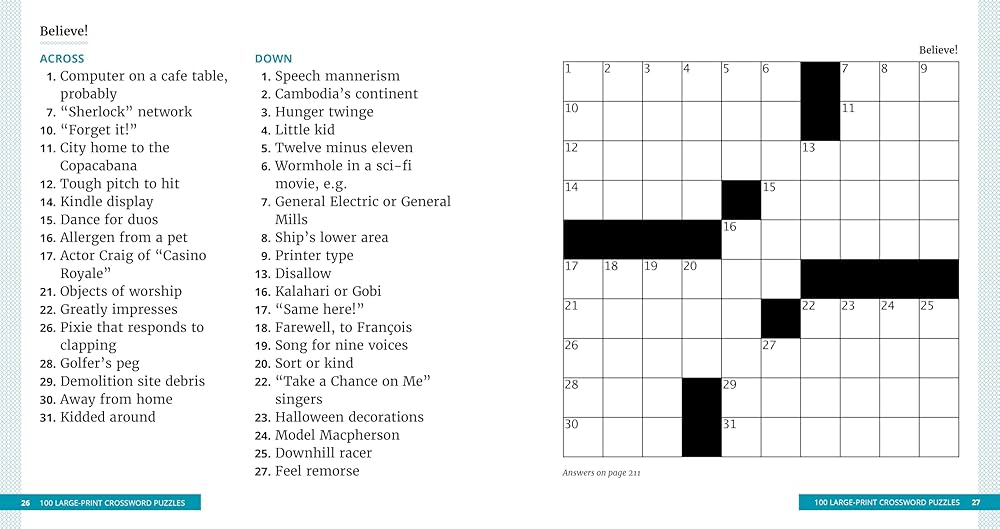
#> input picture img1.jpg, 1000 x 529 px
$ python -i digit_model_v5.py   (imports and definitions only)
#> lines starting #> are read from the running program, lines starting #| are printed output that depends on the picture; after the words box and inside, x2 and y2 are one past the last pixel; in counts of white or black regions, pixels touching at a corner belong together
#> further down, picture is the input picture: shape (529, 1000, 3); mean B, G, R 234.9, 234.6, 232.7
import cv2
import pytesseract
import numpy as np
from PIL import Image

pytesseract.pytesseract.tesseract_cmd = r'C:\Program Files\Tesseract-OCR\tesseract.exe'

def detect_number_v5(img_array, border_crop=0):
#> called with border_crop = 0
    try:

        if img_array is None:
            print("Error: Input image array is None")
            return None

        if border_crop > 0:
            h, w = img_array.shape[:2]
            img_array = img_array[border_crop:h-border_crop, border_crop:w-border_crop]

        if len(img_array.shape) == 3:
            gray = cv2.cvtColor(img_array, cv2.COLOR_BGR2GRAY)
        else:
            gray = img_array.copy()

        scale_factor = 3
        gray = cv2.resize(gray, None, fx=scale_factor, fy=scale_factor, interpolation=cv2.INTER_CUBIC)
#> gray: shape (1587, 3000)

        clahe = cv2.createCLAHE(clipLimit=2.0, tileGridSize=(8, 8))
        gray = clahe.apply(gray)
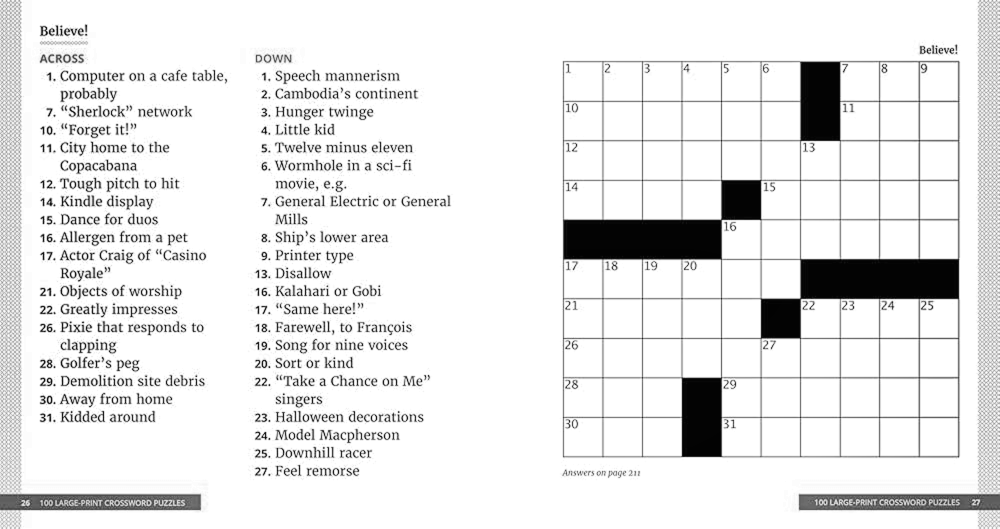
#> gray: shape (1587, 3000) (shown at 1/3 size); min 1, max 255, mean 231.1

        avg = np.mean(gray)
#> avg = 231.1
        th = cv2.threshold(gray, 0, 255, cv2.THRESH_BINARY + cv2.THRESH_OTSU)[1]
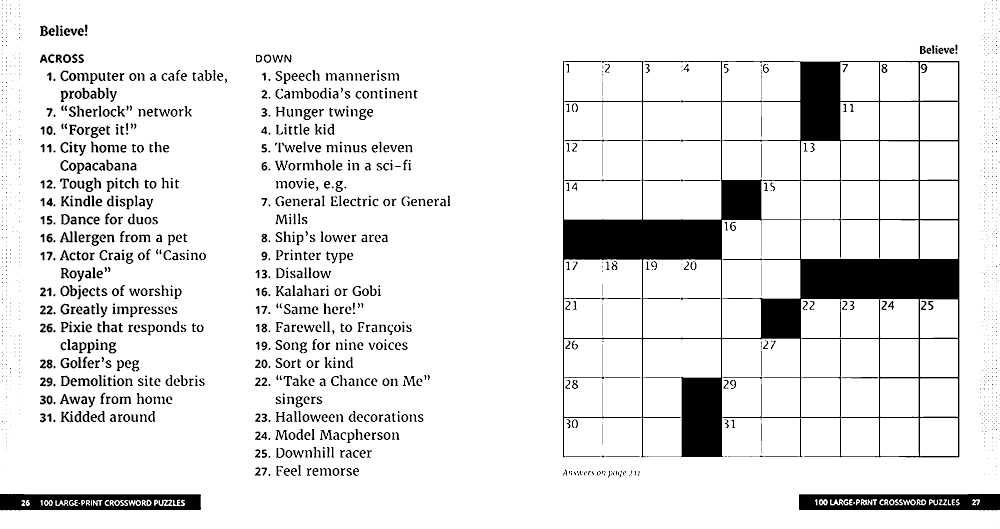
#> th: shape (1587, 3000) (shown at 1/3 size); 90.2% white; 2019 black regions (992 under 20 px), largest, box (x1, y1, x2, y2) and area: (1689, 183, 2879, 1373) 252316, (2397, 1482, 3000, 1531) 23717, (0, 1482, 603, 1531) 23623
        white_frac = np.mean(th == 255)
#> white_frac = 0.902
        if white_frac > 0.6:
            th = cv2.bitwise_not(th)
#> in detect_number_v5, `seed = cv2.erode(th, k3, iterations=1)`: seed: shape (1587, 3000); 6.8% white; 1897 white regions (823 under 20 px), largest, box (x1, y1, x2, y2) and area: (2170, 184, 2877, 1371) 107966, (1690, 185, 2285, 1370) 99577, (2398, 1483, 3000, 1530) 20113

        def morph_reconstruction(marker, mask, kernel):
            prev = np.zeros_like(marker)
            curr = marker.copy()
            while True:
                curr = cv2.dilate(curr, kernel)
                curr = cv2.min(curr, mask)
                if np.array_equal(curr, prev):
                    break
                prev = curr.copy()
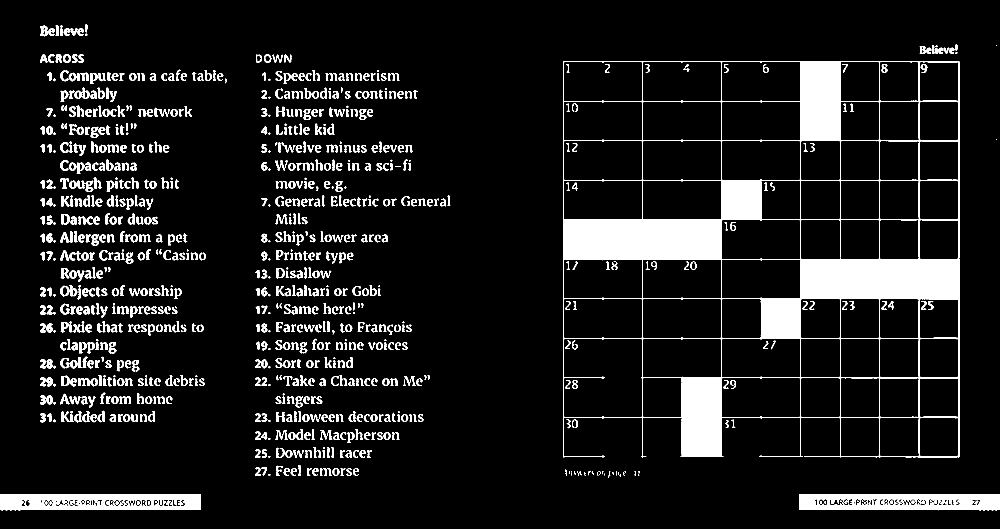
#> curr: shape (1587, 3000) (shown at 1/3 size); 9.7% white; 1029 white regions (25 under 20 px), largest, box (x1, y1, x2, y2) and area: (1689, 183, 2879, 1373) 252316, (2397, 1482, 3000, 1531) 23717, (0, 1482, 603, 1531) 23623
            return curr

        k3 = cv2.getStructuringElement(cv2.MORPH_RECT, (3, 3))

        seed = cv2.erode(th, k3, iterations=1)
        opened = morph_reconstruction(seed, th, k3)

        seed2 = cv2.dilate(opened, k3, iterations=1)
#> seed2: shape (1587, 3000); 12.8% white; 840 white regions, largest, box (x1, y1, x2, y2) and area: (1688, 182, 2880, 1374) 292446, (2396, 1481, 3000, 1532) 28031, (0, 1481, 604, 1532) 27878
        closed = morph_reconstruction(seed2, opened, k3)
#> the loop in morph_reconstruction (call 2), `while True:` made 2 passes
#> pass 1, in morph_reconstruction (call 2), `curr = cv2.dilate(curr, kernel)`:
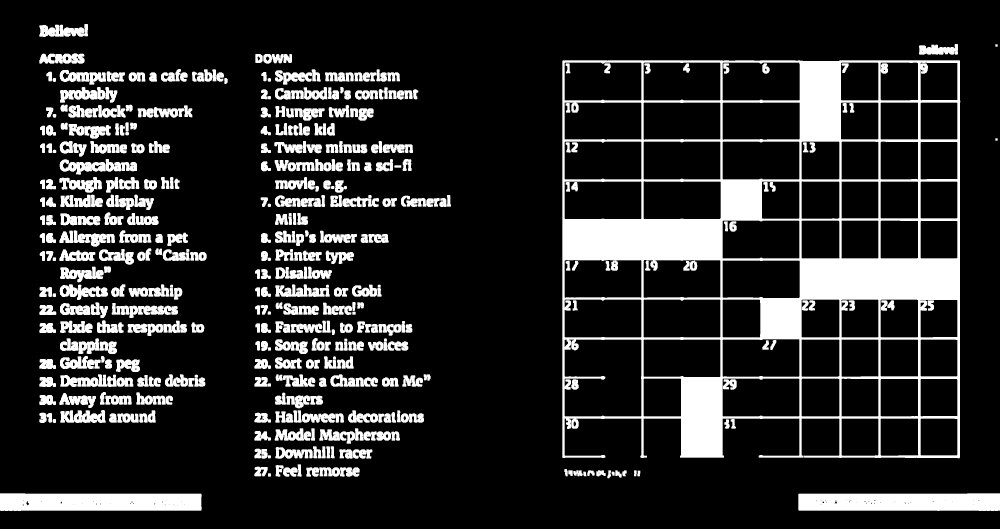
#> curr: shape (1587, 3000) (shown at 1/3 size); 15.9% white; 410 white regions, largest, box (x1, y1, x2, y2) and area: (1687, 181, 2881, 1375) 336144, (2395, 1480, 3000, 1533) 30876, (0, 1480, 605, 1533) 30807
        proc = closed

        num_labels, labels, stats, centroids = cv2.connectedComponentsWithStats(proc, connectivity=8)
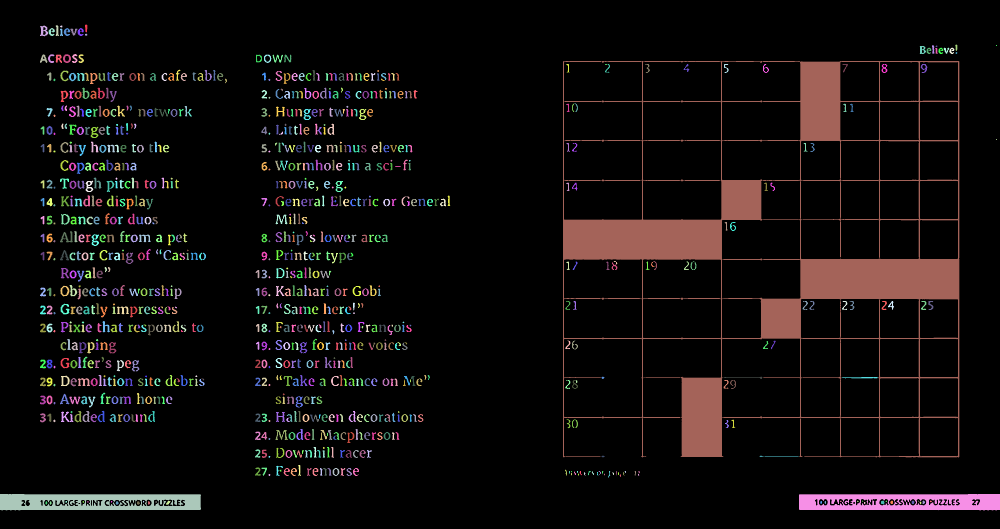
#> labels: shape (1587, 3000) int32 (shown at 1/3 size); 1030 distinct labels, from 0 to 1029; one colour per label, 0 black
#> num_labels = 1030; stats = 1030 rows, first 6: [0, 0, 3000, 1587, 4297834], [255, 74, 7, 23, 131], [120, 77, 24, 32, 448], [167, 76, 10, 32, 205], [180, 76, 7, 7, 32], [146, 84, 19, 24, 257]; centroids = 1030 pairs, first value 128.7 to 2989, second value 79.03 to 1508.5
        h, w = proc.shape
#> h = 1587; w = 3000
        area_thresh = max(20, (h * w) // 2000)
#> area_thresh = 2380
        final_mask = np.zeros_like(proc)
        for i in range(1, num_labels):
            area = stats[i, cv2.CC_STAT_AREA]
            x = stats[i, cv2.CC_STAT_LEFT]
            y = stats[i, cv2.CC_STAT_TOP]
            ww = stats[i, cv2.CC_STAT_WIDTH]
            hh = stats[i, cv2.CC_STAT_HEIGHT]
            if area < area_thresh:
                continue
            ar = ww / float(max(1, hh))
            if ar < 0.15 and hh < 10:
                continue
            final_mask[labels == i] = 255
#> this loop made 1029 passes
#> (area, x, y, ww, hh) on passes 1 to 3: (131, 255, 74, 7, 23), (448, 120, 77, 24, 32), (205, 167, 76, 10, 32)
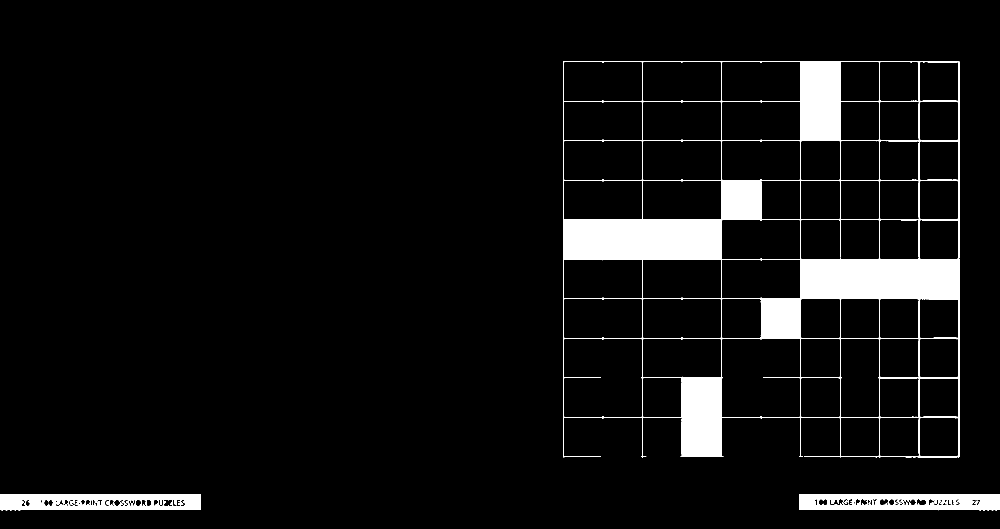
#> final_mask: shape (1587, 3000) (shown at 1/3 size); 6.3% white; 3 white regions, box (x1, y1, x2, y2) and area: (1689, 183, 2879, 1373) 252316, (2397, 1482, 3000, 1531) 23717, (0, 1482, 603, 1531) 23623

        kernel_close = cv2.getStructuringElement(cv2.MORPH_RECT, (2, 2))
        final_mask = cv2.morphologyEx(final_mask, cv2.MORPH_CLOSE, kernel_close, iterations=1)
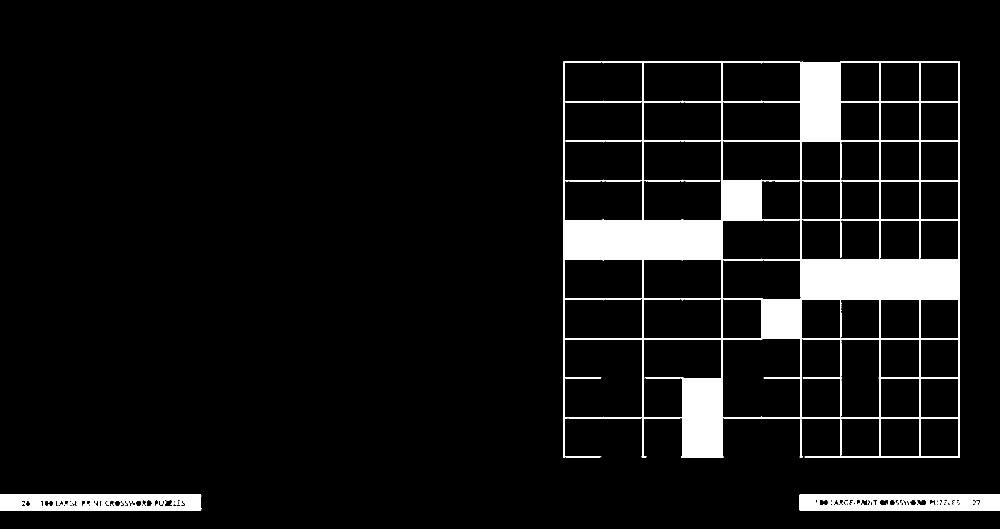
#> final_mask: shape (1587, 3000) (shown at 1/3 size); 6.3% white; 3 white regions, box (x1, y1, x2, y2) and area: (1690, 184, 2880, 1374) 252405, (0, 1483, 604, 1532) 23691, (2398, 1483, 3000, 1532) 23691

        processed_img = final_mask

        pil_image = Image.fromarray(processed_img)
        custom_config = r'--psm 6 -c tessedit_char_whitelist=0123456789'
#> (the run stopped early here; a loop or call above may not have finished)

$ run again, on img2.jpg
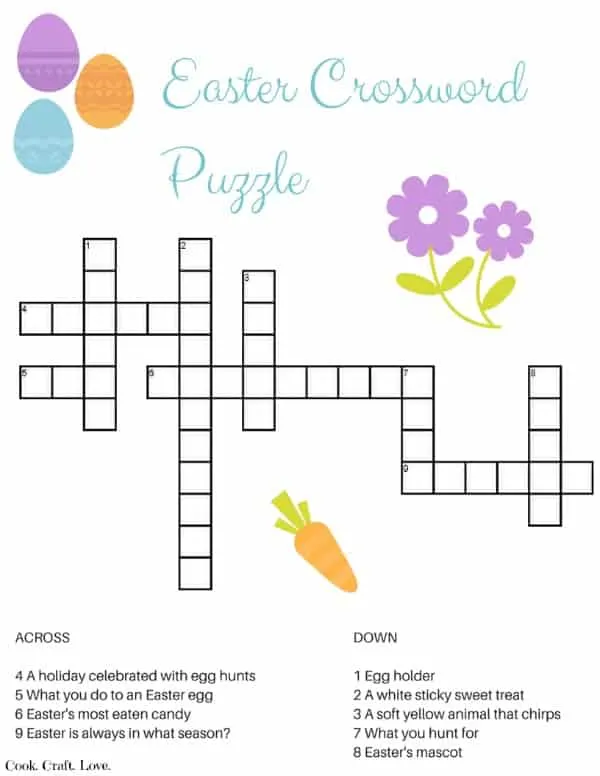
#> input picture img2.jpg, 600 x 776 px
#> picture is the input picture: shape (776, 600, 3); mean B, G, R 240.8, 241.6, 242.6
#> avg = 237.1
#> in detect_number_v5, `th = cv2.threshold(gray, 0, 255, cv2.THRESH_BINARY + cv2.THRESH_OTSU)[1]`:
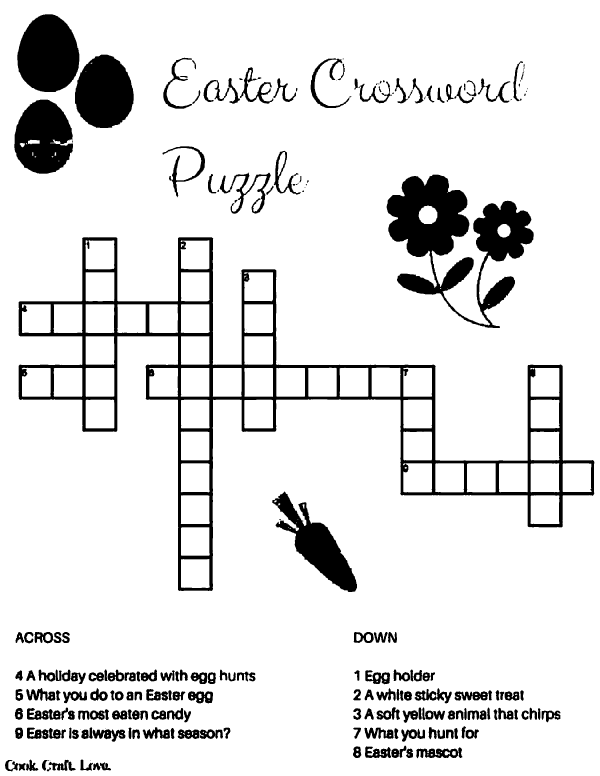
#> th: shape (2328, 1800) (shown at 1/3 size); 89.3% white; 205 black regions (24 under 20 px), largest, box (x1, y1, x2, y2) and area: (56, 712, 1783, 1773) 127203, (1160, 524, 1601, 984) 82457, (52, 43, 238, 276) 33811
#> white_frac = 0.893
#> seed: shape (2328, 1800); 8.8% white; 290 white regions (70 under 20 px), largest, box (x1, y1, x2, y2) and area: (57, 713, 1782, 1772) 100405, (1161, 525, 1600, 983) 77270, (53, 44, 237, 275) 32977
#> seed2: shape (2328, 1800); 12.6% white; 108 white regions, largest, box (x1, y1, x2, y2) and area: (55, 711, 1784, 1774) 153485, (1159, 523, 1602, 985) 87588, (51, 42, 239, 277) 34653
#> labels: shape (2328, 1800) int32; 185 distinct labels, from 0 to 184
#> num_labels = 185; stats = 185 rows, first 6: [0, 0, 1800, 2328, 3742274], [52, 43, 186, 233, 33811], [225, 164, 176, 220, 29950], [490, 173, 86, 153, 2175], [932, 175, 116, 149, 2824], [577, 180, 11, 28, 105]; centroids = 185 pairs, first value 43.93 to 1652.3, second value 163.2 to 2308.1
#> the loop in detect_number_v5, `for i in range(1, num_labels):` made 184 passes
#> (area, x, y, ww, hh) on passes 5 to 7: (105, 577, 180, 11, 28), (806, 1540, 184, 29, 120), (191, 1013, 191, 22, 50)
#> in detect_number_v5, `final_mask = cv2.morphologyEx(final_mask, cv2.MORPH_CLOSE, kernel_clos..`:
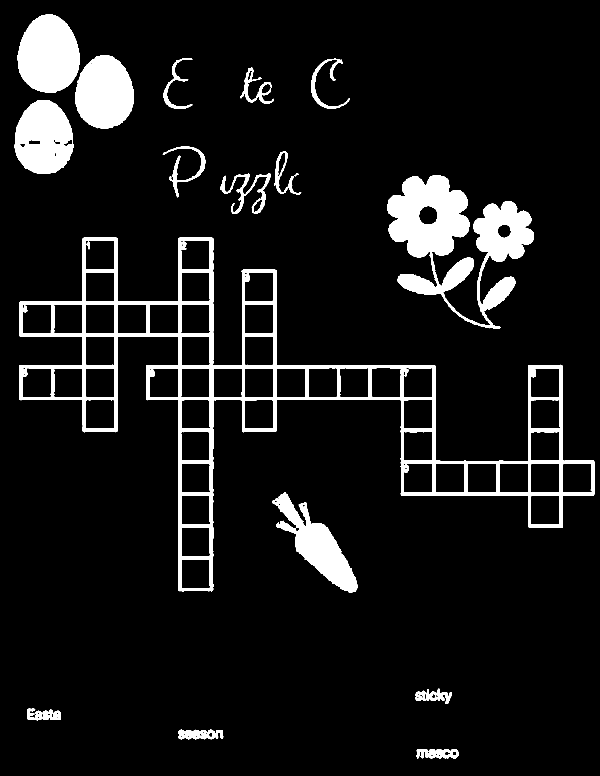
#> final_mask: shape (2328, 1800) (shown at 1/3 size); 8.5% white; 16 white regions, largest, box (x1, y1, x2, y2) and area: (57, 713, 1784, 1774) 127257, (1161, 525, 1602, 985) 82472, (53, 44, 239, 277) 33811

$ run again, on img3.jpg
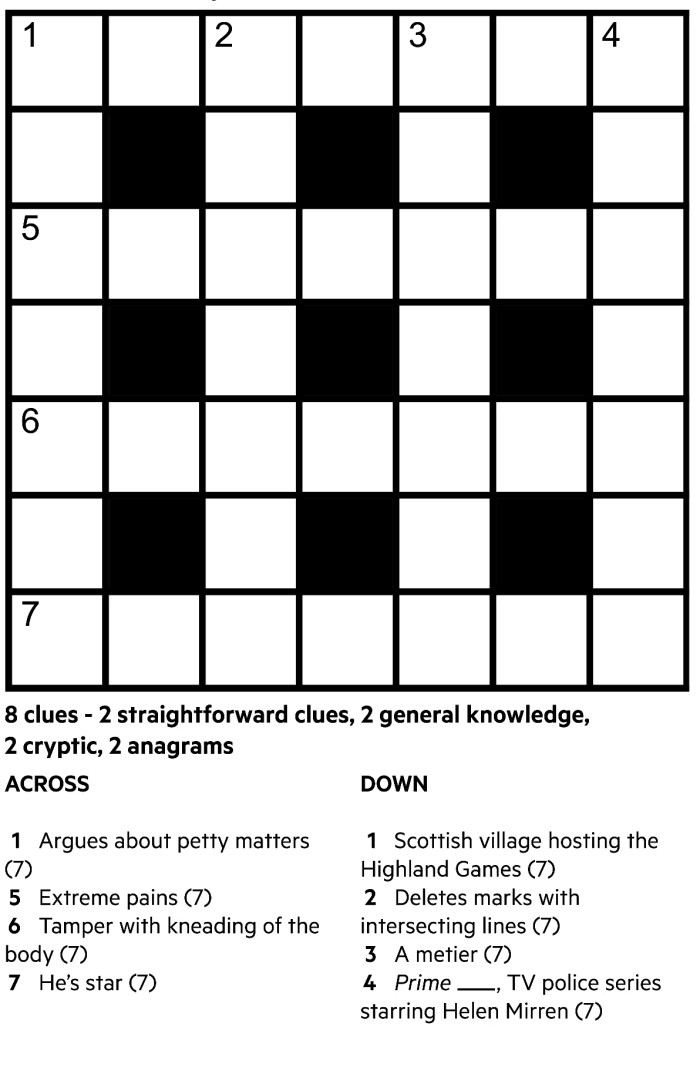
#> input picture img3.jpg, 700 x 1069 px
#> picture is the input picture: shape (1069, 700, 3); min 0, max 255, mean 199.7
#> avg = 200
#> white_frac = 0.782
#> seed: shape (3207, 2100); 20.1% white; 323 white regions (18 under 20 px), largest, box (x1, y1, x2, y2) and area: (17, 30, 2067, 2074) 1234362, (67, 1225, 115, 1299) 1296, (68, 647, 116, 719) 1177
#> in detect_number_v5, `num_labels, labels, stats, centroids = cv2.connectedComponentsWithStat..`:
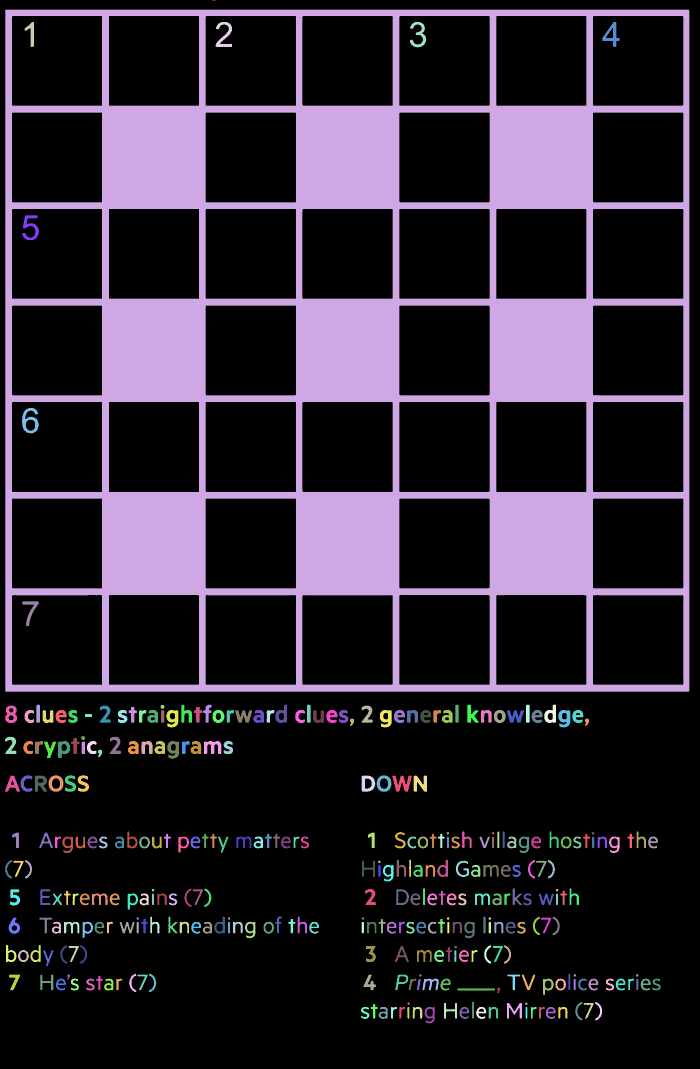
#> labels: shape (3207, 2100) int32 (shown at 1/3 size); 324 distinct labels, from 0 to 323; one colour per label, 0 black
#> num_labels = 324; stats = 324 rows, first 6: [0, 0, 2100, 3207, 5269832], [637, 0, 9, 2, 18], [15, 29, 2053, 2046, 1285951], [74, 66, 28, 75, 921], [646, 66, 50, 75, 1515], [1230, 66, 49, 76, 1458]; centroids = 324 pairs, first value 23.89 to 1969.2, second value 0.5 to 3043.9
#> the loop in detect_number_v5, `for i in range(1, num_labels):` made 323 passes
#> (area, x, y, ww, hh) on passes 3 to 5: (921, 74, 66, 28, 75), (1515, 646, 66, 50, 75), (1458, 1230, 66, 49, 76)
#> after the loop in detect_number_v5, `for i in range(1, num_labels):`:
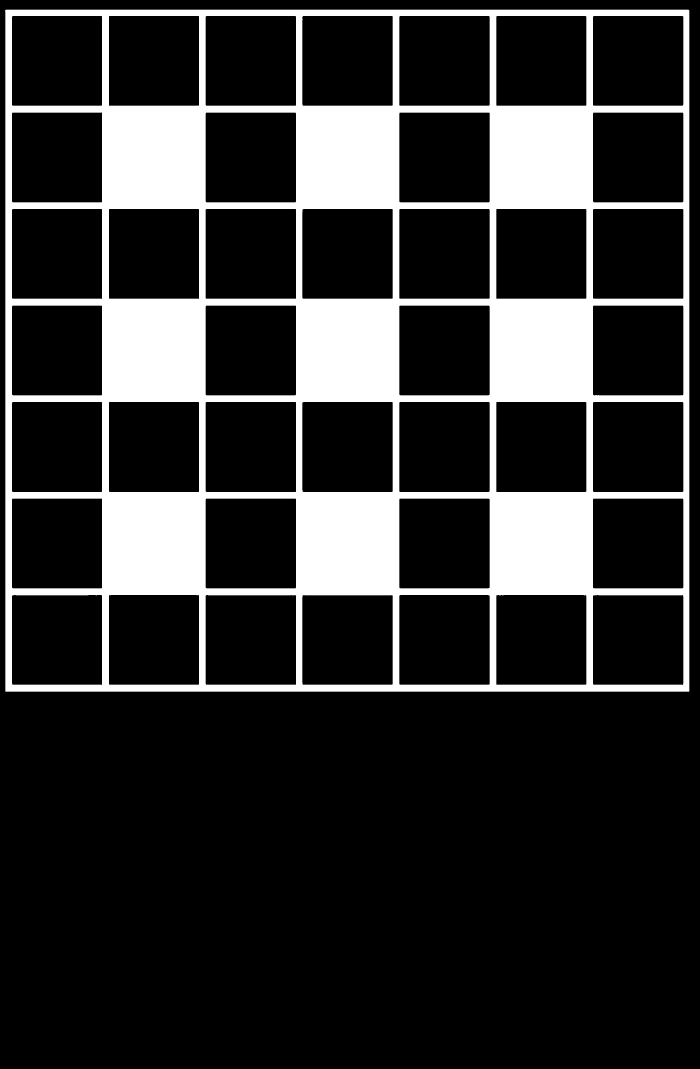
#> final_mask: shape (3207, 2100) (shown at 1/3 size); 19.1% white; 1 white region, box (x1, y1, x2, y2) and area: (15, 29, 2068, 2075) 1285951
